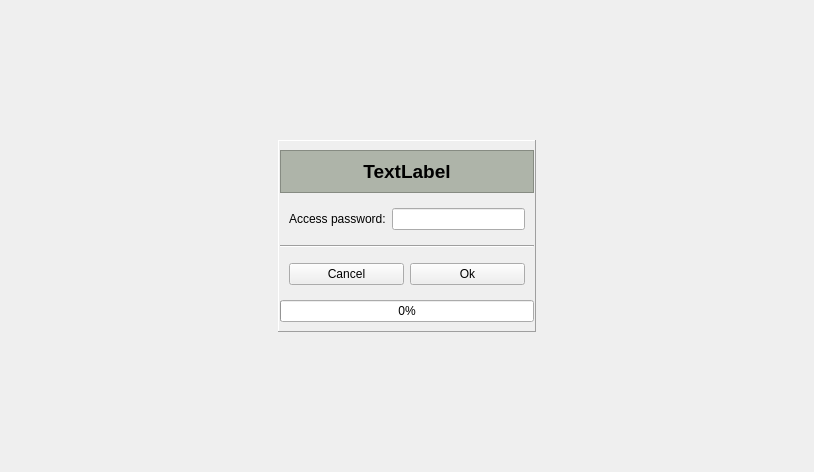
<?xml version="1.0" encoding="UTF-8"?>
<ui version="4.0">
 <class>Form</class>
 <widget class="QWidget" name="Form">
  <property name="geometry">
   <rect>
    <x>0</x>
    <y>0</y>
    <width>814</width>
    <height>472</height>
   </rect>
  </property>
  <property name="windowTitle">
   <string>Login</string>
  </property>
  <property name="autoFillBackground">
   <bool>false</bool>
  </property>
  <layout class="QVBoxLayout" name="verticalLayout">
   <item>
    <spacer name="verticalSpacer">
     <property name="orientation">
      <enum>Qt::Vertical</enum>
     </property>
     <property name="sizeHint" stdset="0">
      <size>
       <width>20</width>
       <height>40</height>
      </size>
     </property>
    </spacer>
   </item>
   <item>
    <widget class="QFrame" name="frame">
     <property name="frameShape">
      <enum>QFrame::NoFrame</enum>
     </property>
     <property name="frameShadow">
      <enum>QFrame::Raised</enum>
     </property>
     <layout class="QHBoxLayout" name="horizontalLayout">
      <item>
       <spacer name="horizontalSpacer">
        <property name="orientation">
         <enum>Qt::Horizontal</enum>
        </property>
        <property name="sizeHint" stdset="0">
         <size>
          <width>40</width>
          <height>20</height>
         </size>
        </property>
       </spacer>
      </item>
      <item>
       <widget class="QFrame" name="frame_4">
        <property name="frameShape">
         <enum>QFrame::Panel</enum>
        </property>
        <property name="frameShadow">
         <enum>QFrame::Raised</enum>
        </property>
        <layout class="QVBoxLayout" name="verticalLayout_2">
         <property name="leftMargin">
          <number>1</number>
         </property>
         <property name="rightMargin">
          <number>1</number>
         </property>
         <item>
          <widget class="QFrame" name="frame_5">
           <property name="styleSheet">
            <string notr="true">background-color: rgb(174, 180, 169);</string>
           </property>
           <property name="frameShape">
            <enum>QFrame::StyledPanel</enum>
           </property>
           <property name="frameShadow">
            <enum>QFrame::Raised</enum>
           </property>
           <layout class="QVBoxLayout" name="verticalLayout_3">
            <property name="leftMargin">
             <number>0</number>
            </property>
            <property name="topMargin">
             <number>9</number>
            </property>
            <property name="rightMargin">
             <number>0</number>
            </property>
            <item>
             <widget class="QLabel" name="workbook_label">
              <property name="font">
               <font>
                <pointsize>14</pointsize>
                <weight>75</weight>
                <bold>true</bold>
               </font>
              </property>
              <property name="autoFillBackground">
               <bool>false</bool>
              </property>
              <property name="text">
               <string>TextLabel</string>
              </property>
              <property name="alignment">
               <set>Qt::AlignCenter</set>
              </property>
             </widget>
            </item>
           </layout>
          </widget>
         </item>
         <item>
          <widget class="QFrame" name="frame_2">
           <property name="frameShape">
            <enum>QFrame::NoFrame</enum>
           </property>
           <property name="frameShadow">
            <enum>QFrame::Raised</enum>
           </property>
           <layout class="QFormLayout" name="formLayout">
            <item row="0" column="0">
             <widget class="QLabel" name="label_2">
              <property name="text">
               <string>Access password:</string>
              </property>
             </widget>
            </item>
            <item row="0" column="1">
             <widget class="QLineEdit" name="access_password_field">
              <property name="echoMode">
               <enum>QLineEdit::Password</enum>
              </property>
             </widget>
            </item>
           </layout>
          </widget>
         </item>
         <item>
          <widget class="Line" name="line">
           <property name="orientation">
            <enum>Qt::Horizontal</enum>
           </property>
          </widget>
         </item>
         <item>
          <widget class="QFrame" name="frame_3">
           <property name="frameShape">
            <enum>QFrame::NoFrame</enum>
           </property>
           <property name="frameShadow">
            <enum>QFrame::Raised</enum>
           </property>
           <layout class="QHBoxLayout" name="horizontalLayout_2">
            <item>
             <widget class="QPushButton" name="button_cancel">
              <property name="text">
               <string>Cancel</string>
              </property>
             </widget>
            </item>
            <item>
             <widget class="QPushButton" name="button_ok">
              <property name="text">
               <string>Ok</string>
              </property>
             </widget>
            </item>
           </layout>
          </widget>
         </item>
         <item>
          <widget class="QProgressBar" name="progressBar">
           <property name="value">
            <number>0</number>
           </property>
          </widget>
         </item>
        </layout>
       </widget>
      </item>
      <item>
       <spacer name="horizontalSpacer_2">
        <property name="orientation">
         <enum>Qt::Horizontal</enum>
        </property>
        <property name="sizeHint" stdset="0">
         <size>
          <width>40</width>
          <height>20</height>
         </size>
        </property>
       </spacer>
      </item>
     </layout>
    </widget>
   </item>
   <item>
    <spacer name="verticalSpacer_2">
     <property name="orientation">
      <enum>Qt::Vertical</enum>
     </property>
     <property name="sizeHint" stdset="0">
      <size>
       <width>20</width>
       <height>40</height>
      </size>
     </property>
    </spacer>
   </item>
  </layout>
 </widget>
 <resources/>
 <connections/>
</ui>
